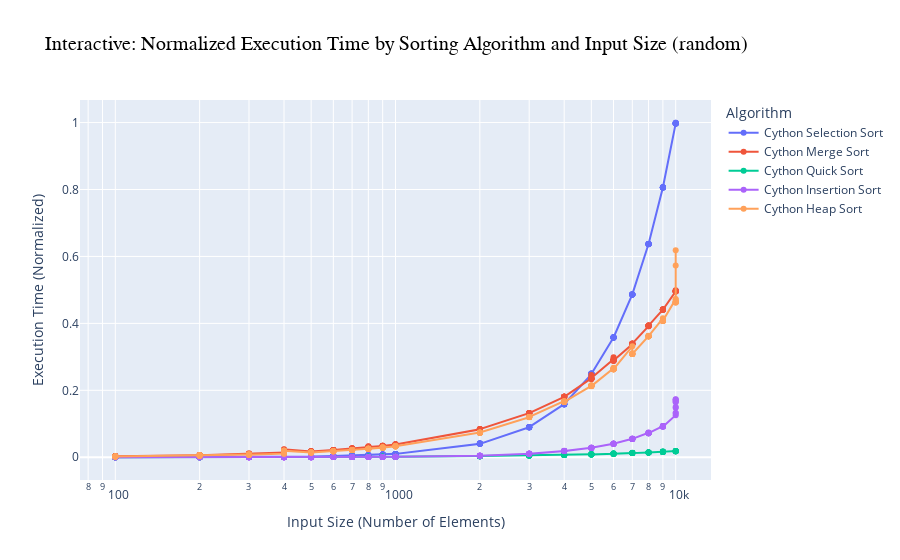
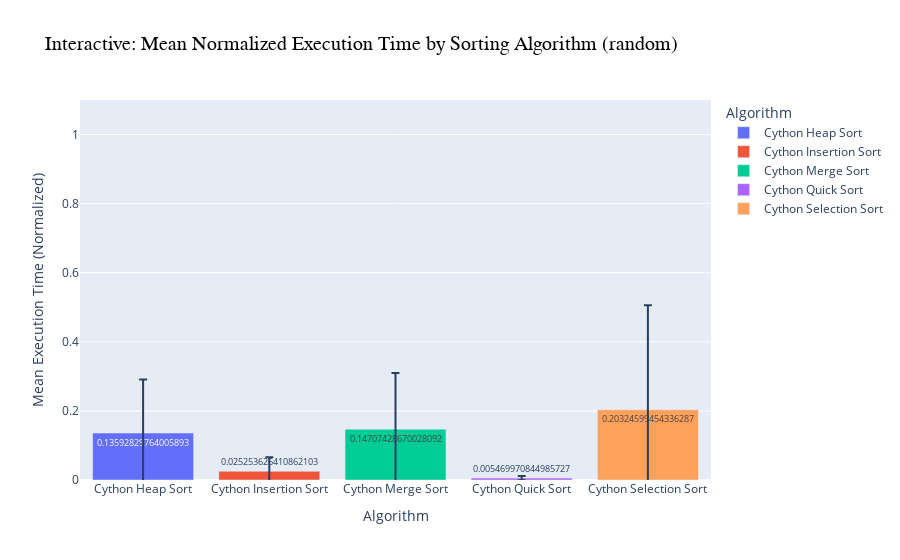
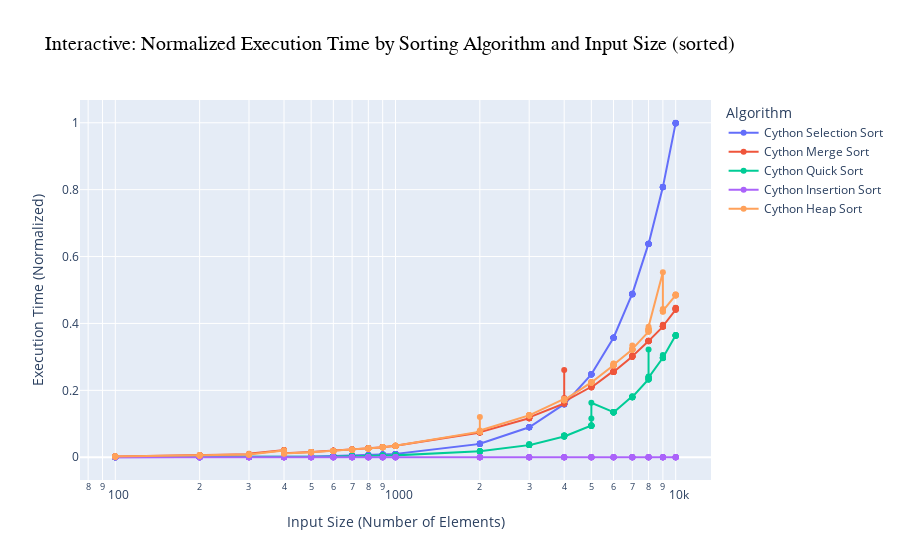
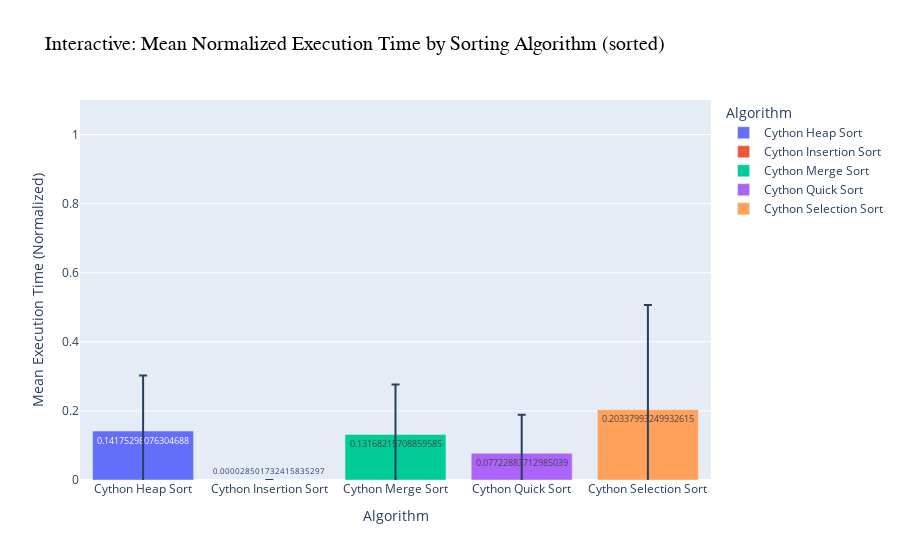

Write notebook code for charts like these, in order.
### Code cell
# Helper function to filter data by data_type
def filter_data_by_type(df, data_type):
    """
    Filters the DataFrame based on the specified data type.
    
    Parameters:
    - df (pd.DataFrame): The DataFrame to filter.
    - data_type (str): The data type to filter by ('random', 'sorted', 'reverse_sorted').
    
    Returns:
    - pd.DataFrame: Filtered DataFrame.
    """
    return df[df['Data Type'] == data_type].reset_index(drop=True)

# Helper function to filter stats_combined by data_type
def filter_stats_by_type(df_stats, data_type):
    """
    Filters the stats_combined DataFrame based on the specified data type.
    
    Parameters:
    - df_stats (pd.DataFrame): The stats_combined DataFrame.
    - data_type (str): The data type to filter by ('random', 'sorted', 'reverse_sorted').
    
    Returns:
    - pd.DataFrame: Filtered stats_combined DataFrame.
    """
    return df_stats[df_stats['Data Type'] == data_type].reset_index(drop=True)

# Define the list of data types
data_types = ['random', 'sorted', 'reverse_sorted']

for dtype in data_types:
    print(f"\n--- Plotting for Data Type: {dtype} ---\n")
    
    # 1. Line Plot for Current Data Type
    plot_title_line = f'Normalized Execution Time by Sorting Algorithm and Input Size ({dtype})'
    save_path_line = f'line_plot_{dtype}.png'  # Optional: specify path to save
    create_line_plot(
        df=filter_data_by_type(df_results_normalized, dtype), 
        x='Size', 
        y='Execution Time (sec)_normalized', 
        hue='Algorithm', 
        title=plot_title_line, 
        xlabel='Input Size (Number of Elements)', 
        ylabel='Execution Time (Normalized)', 
        log_scale=True,
        save_path=None  # Set to save_path_line to save the plot
    )
    
    # 2. Bar Plot for Current Data Type
    plot_title_bar = f'Mean Normalized Execution Time by Sorting Algorithm ({dtype})'
    save_path_bar = f'bar_plot_{dtype}.png'  # Optional: specify path to save
    create_bar_plot_with_error(
        df=filter_stats_by_type(stats_combined, dtype), 
        x='Algorithm', 
        y='Execution Time (sec)_normalized_mean', 
        y_err='Execution Time (sec)_normalized_std', 
        hue=None,  # No hue to avoid redundancy
        title=plot_title_bar, 
        xlabel='Sorting Algorithm', 
        ylabel='Mean Execution Time (Normalized)', 
        ylim=(0, 1.1), 
        rotation=45,
        save_path=None  # Set to save_path_bar to save the plot
    )
    
    # 3. Interactive Line Plot for Current Data Type
    plot_title_interactive_line = f'Interactive: Normalized Execution Time by Sorting Algorithm and Input Size ({dtype})'
    save_path_interactive_line = f'interactive_line_plot_{dtype}.html'  # Optional: specify path to save
    create_interactive_line_plot(
        df=filter_data_by_type(df_results_normalized, dtype), 
        x='Size', 
        y='Execution Time (sec)_normalized', 
        color='Algorithm', 
        title=plot_title_interactive_line, 
        xlabel='Input Size (Number of Elements)', 
        ylabel='Execution Time (Normalized)', 
        log_scale=True,
        save_path=None  # Set to save_path_interactive_line to save the plot
    )
    
    # 4. Interactive Bar Plot for Current Data Type
    plot_title_interactive_bar = f'Interactive: Mean Normalized Execution Time by Sorting Algorithm ({dtype})'
    save_path_interactive_bar = f'interactive_bar_plot_{dtype}.html'  # Optional: specify path to save
    create_interactive_bar_plot(
        df=filter_stats_by_type(stats_combined, dtype), 
        x='Algorithm', 
        y='Execution Time (sec)_normalized_mean', 
        error_y='Execution Time (sec)_normalized_std', 
        color='Algorithm', 
        title=plot_title_interactive_bar, 
        xlabel='Sorting Algorithm', 
        ylabel='Mean Execution Time (Normalized)', 
        y_range=(0, 1.1),
        save_path=None  # Set to save_path_interactive_bar to save the plot
    )

### Figure 1 — Plotly figure (JSON) as saved in the notebook; plotly's stock layout.template omitted (floating-point values rounded to 4 significant figures; data arrays with more than 128 entries replaced by an {"elided": "..."} marker saying what was removed)
{"data": [{"hovertemplate": "Algorithm=Cython Selection Sort<br>Input Size (Number of Elements)=%{x}<br>Execution Time (Normalized)=%{y}<extra></extra>", "legendgroup": "Cython Selection Sort", "line": {"color": "#636efa", "dash": "solid"}, "marker": {"symbol": "circle"}, "mode": "lines+markers", "name": "Cython Selection Sort", "orientation": "v", "showlegend": true, "type": "scatter", "x": {"elided": "190 int values"}, "xaxis": "x", "y": {"elided": "190 float values"}, "yaxis": "y"}, {"hovertemplate": "Algorithm=Cython Merge Sort<br>Input Size (Number of Elements)=%{x}<br>Execution Time (Normalized)=%{y}<extra></extra>", "legendgroup": "Cython Merge Sort", "line": {"color": "#EF553B", "dash": "solid"}, "marker": {"symbol": "circle"}, "mode": "lines+markers", "name": "Cython Merge Sort", "orientation": "v", "showlegend": true, "type": "scatter", "x": {"elided": "190 int values"}, "xaxis": "x", "y": {"elided": "190 float values"}, "yaxis": "y"}, {"hovertemplate": "Algorithm=Cython Quick Sort<br>Input Size (Number of Elements)=%{x}<br>Execution Time (Normalized)=%{y}<extra></extra>", "legendgroup": "Cython Quick Sort", "line": {"color": "#00cc96", "dash": "solid"}, "marker": {"symbol": "circle"}, "mode": "lines+markers", "name": "Cython Quick Sort", "orientation": "v", "showlegend": true, "type": "scatter", "x": {"elided": "190 int values"}, "xaxis": "x", "y": {"elided": "190 float values"}, "yaxis": "y"}, {"hovertemplate": "Algorithm=Cython Insertion Sort<br>Input Size (Number of Elements)=%{x}<br>Execution Time (Normalized)=%{y}<extra></extra>", "legendgroup": "Cython Insertion Sort", "line": {"color": "#ab63fa", "dash": "solid"}, "marker": {"symbol": "circle"}, "mode": "lines+markers", "name": "Cython Insertion Sort", "orientation": "v", "showlegend": true, "type": "scatter", "x": {"elided": "190 int values"}, "xaxis": "x", "y": {"elided": "190 float values"}, "yaxis": "y"}, {"hovertemplate": "Algorithm=Cython Heap Sort<br>Input Size (Number of Elements)=%{x}<br>Execution Time (Normalized)=%{y}<extra></extra>", "legendgroup": "Cython Heap Sort", "line": {"color": "#FFA15A", "dash": "solid"}, "marker": {"symbol": "circle"}, "mode": "lines+markers", "name": "Cython Heap Sort", "orientation": "v", "showlegend": true, "type": "scatter", "x": {"elided": "190 int values"}, "xaxis": "x", "y": {"elided": "190 float values"}, "yaxis": "y"}], "layout": {"legend": {"title": {"text": "Algorithm"}, "tracegroupgap": 0}, "title": {"font": {"color": "black", "family": "Arial", "size": 20}, "text": "Interactive: Normalized Execution Time by Sorting Algorithm and Input Size (random)"}, "xaxis": {"anchor": "y", "domain": [0, 1], "title": {"text": "Input Size (Number of Elements)"}, "type": "log"}, "yaxis": {"anchor": "x", "domain": [0, 1], "title": {"text": "Execution Time (Normalized)"}}}}

### Figure 2 — Plotly figure (JSON) as saved in the notebook; plotly's stock layout.template omitted (floating-point values rounded to 4 significant figures)
{"data": [{"alignmentgroup": "True", "error_y": {"array": [0.1551]}, "hovertemplate": "Algorithm=%{x}<br>Mean Execution Time (Normalized)=%{text}<extra></extra>", "legendgroup": "Cython Heap Sort", "marker": {"color": "#636efa", "pattern": {"shape": ""}}, "name": "Cython Heap Sort", "offsetgroup": "Cython Heap Sort", "orientation": "v", "showlegend": true, "text": [0.1359], "textposition": "auto", "type": "bar", "x": ["Cython Heap Sort"], "xaxis": "x", "y": [0.1359], "yaxis": "y"}, {"alignmentgroup": "True", "error_y": {"array": [0.04078]}, "hovertemplate": "Algorithm=%{x}<br>Mean Execution Time (Normalized)=%{text}<extra></extra>", "legendgroup": "Cython Insertion Sort", "marker": {"color": "#EF553B", "pattern": {"shape": ""}}, "name": "Cython Insertion Sort", "offsetgroup": "Cython Insertion Sort", "orientation": "v", "showlegend": true, "text": [0.02525], "textposition": "auto", "type": "bar", "x": ["Cython Insertion Sort"], "xaxis": "x", "y": [0.02525], "yaxis": "y"}, {"alignmentgroup": "True", "error_y": {"array": [0.1629]}, "hovertemplate": "Algorithm=%{x}<br>Mean Execution Time (Normalized)=%{text}<extra></extra>", "legendgroup": "Cython Merge Sort", "marker": {"color": "#00cc96", "pattern": {"shape": ""}}, "name": "Cython Merge Sort", "offsetgroup": "Cython Merge Sort", "orientation": "v", "showlegend": true, "text": [0.1471], "textposition": "auto", "type": "bar", "x": ["Cython Merge Sort"], "xaxis": "x", "y": [0.1471], "yaxis": "y"}, {"alignmentgroup": "True", "error_y": {"array": [0.005903]}, "hovertemplate": "Algorithm=%{x}<br>Mean Execution Time (Normalized)=%{text}<extra></extra>", "legendgroup": "Cython Quick Sort", "marker": {"color": "#ab63fa", "pattern": {"shape": ""}}, "name": "Cython Quick Sort", "offsetgroup": "Cython Quick Sort", "orientation": "v", "showlegend": true, "text": [0.00547], "textposition": "auto", "type": "bar", "x": ["Cython Quick Sort"], "xaxis": "x", "y": [0.00547], "yaxis": "y"}, {"alignmentgroup": "True", "error_y": {"array": [0.3024]}, "hovertemplate": "Algorithm=%{x}<br>Mean Execution Time (Normalized)=%{text}<extra></extra>", "legendgroup": "Cython Selection Sort", "marker": {"color": "#FFA15A", "pattern": {"shape": ""}}, "name": "Cython Selection Sort", "offsetgroup": "Cython Selection Sort", "orientation": "v", "showlegend": true, "text": [0.2032], "textposition": "auto", "type": "bar", "x": ["Cython Selection Sort"], "xaxis": "x", "y": [0.2032], "yaxis": "y"}], "layout": {"barmode": "relative", "legend": {"title": {"text": "Algorithm"}, "tracegroupgap": 0}, "title": {"font": {"color": "black", "family": "Arial", "size": 20}, "text": "Interactive: Mean Normalized Execution Time by Sorting Algorithm (random)"}, "xaxis": {"anchor": "y", "categoryarray": ["Cython Heap Sort", "Cython Insertion Sort", "Cython Merge Sort", "Cython Quick Sort", "Cython Selection Sort"], "categoryorder": "array", "domain": [0, 1], "title": {"text": "Algorithm"}}, "yaxis": {"anchor": "x", "domain": [0, 1], "range": [0, 1.1], "title": {"text": "Mean Execution Time (Normalized)"}}}}

### Figure 3 — Plotly figure (JSON) as saved in the notebook; plotly's stock layout.template omitted (floating-point values rounded to 4 significant figures; data arrays with more than 128 entries replaced by an {"elided": "..."} marker saying what was removed)
{"data": [{"hovertemplate": "Algorithm=Cython Selection Sort<br>Input Size (Number of Elements)=%{x}<br>Execution Time (Normalized)=%{y}<extra></extra>", "legendgroup": "Cython Selection Sort", "line": {"color": "#636efa", "dash": "solid"}, "marker": {"symbol": "circle"}, "mode": "lines+markers", "name": "Cython Selection Sort", "orientation": "v", "showlegend": true, "type": "scatter", "x": {"elided": "190 int values"}, "xaxis": "x", "y": {"elided": "190 float values"}, "yaxis": "y"}, {"hovertemplate": "Algorithm=Cython Merge Sort<br>Input Size (Number of Elements)=%{x}<br>Execution Time (Normalized)=%{y}<extra></extra>", "legendgroup": "Cython Merge Sort", "line": {"color": "#EF553B", "dash": "solid"}, "marker": {"symbol": "circle"}, "mode": "lines+markers", "name": "Cython Merge Sort", "orientation": "v", "showlegend": true, "type": "scatter", "x": {"elided": "190 int values"}, "xaxis": "x", "y": {"elided": "190 float values"}, "yaxis": "y"}, {"hovertemplate": "Algorithm=Cython Quick Sort<br>Input Size (Number of Elements)=%{x}<br>Execution Time (Normalized)=%{y}<extra></extra>", "legendgroup": "Cython Quick Sort", "line": {"color": "#00cc96", "dash": "solid"}, "marker": {"symbol": "circle"}, "mode": "lines+markers", "name": "Cython Quick Sort", "orientation": "v", "showlegend": true, "type": "scatter", "x": {"elided": "190 int values"}, "xaxis": "x", "y": {"elided": "190 float values"}, "yaxis": "y"}, {"hovertemplate": "Algorithm=Cython Insertion Sort<br>Input Size (Number of Elements)=%{x}<br>Execution Time (Normalized)=%{y}<extra></extra>", "legendgroup": "Cython Insertion Sort", "line": {"color": "#ab63fa", "dash": "solid"}, "marker": {"symbol": "circle"}, "mode": "lines+markers", "name": "Cython Insertion Sort", "orientation": "v", "showlegend": true, "type": "scatter", "x": {"elided": "190 int values"}, "xaxis": "x", "y": {"elided": "190 float values"}, "yaxis": "y"}, {"hovertemplate": "Algorithm=Cython Heap Sort<br>Input Size (Number of Elements)=%{x}<br>Execution Time (Normalized)=%{y}<extra></extra>", "legendgroup": "Cython Heap Sort", "line": {"color": "#FFA15A", "dash": "solid"}, "marker": {"symbol": "circle"}, "mode": "lines+markers", "name": "Cython Heap Sort", "orientation": "v", "showlegend": true, "type": "scatter", "x": {"elided": "190 int values"}, "xaxis": "x", "y": {"elided": "190 float values"}, "yaxis": "y"}], "layout": {"legend": {"title": {"text": "Algorithm"}, "tracegroupgap": 0}, "title": {"font": {"color": "black", "family": "Arial", "size": 20}, "text": "Interactive: Normalized Execution Time by Sorting Algorithm and Input Size (sorted)"}, "xaxis": {"anchor": "y", "domain": [0, 1], "title": {"text": "Input Size (Number of Elements)"}, "type": "log"}, "yaxis": {"anchor": "x", "domain": [0, 1], "title": {"text": "Execution Time (Normalized)"}}}}

### Figure 4 — Plotly figure (JSON) as saved in the notebook; plotly's stock layout.template omitted (floating-point values rounded to 4 significant figures)
{"data": [{"alignmentgroup": "True", "error_y": {"array": [0.1608]}, "hovertemplate": "Algorithm=%{x}<br>Mean Execution Time (Normalized)=%{text}<extra></extra>", "legendgroup": "Cython Heap Sort", "marker": {"color": "#636efa", "pattern": {"shape": ""}}, "name": "Cython Heap Sort", "offsetgroup": "Cython Heap Sort", "orientation": "v", "showlegend": true, "text": [0.1418], "textposition": "auto", "type": "bar", "x": ["Cython Heap Sort"], "xaxis": "x", "y": [0.1418], "yaxis": "y"}, {"alignmentgroup": "True", "error_y": {"array": [2.865e-05]}, "hovertemplate": "Algorithm=%{x}<br>Mean Execution Time (Normalized)=%{text}<extra></extra>", "legendgroup": "Cython Insertion Sort", "marker": {"color": "#EF553B", "pattern": {"shape": ""}}, "name": "Cython Insertion Sort", "offsetgroup": "Cython Insertion Sort", "orientation": "v", "showlegend": true, "text": [2.85e-05], "textposition": "auto", "type": "bar", "x": ["Cython Insertion Sort"], "xaxis": "x", "y": [2.85e-05], "yaxis": "y"}, {"alignmentgroup": "True", "error_y": {"array": [0.1451]}, "hovertemplate": "Algorithm=%{x}<br>Mean Execution Time (Normalized)=%{text}<extra></extra>", "legendgroup": "Cython Merge Sort", "marker": {"color": "#00cc96", "pattern": {"shape": ""}}, "name": "Cython Merge Sort", "offsetgroup": "Cython Merge Sort", "orientation": "v", "showlegend": true, "text": [0.1317], "textposition": "auto", "type": "bar", "x": ["Cython Merge Sort"], "xaxis": "x", "y": [0.1317], "yaxis": "y"}, {"alignmentgroup": "True", "error_y": {"array": [0.1118]}, "hovertemplate": "Algorithm=%{x}<br>Mean Execution Time (Normalized)=%{text}<extra></extra>", "legendgroup": "Cython Quick Sort", "marker": {"color": "#ab63fa", "pattern": {"shape": ""}}, "name": "Cython Quick Sort", "offsetgroup": "Cython Quick Sort", "orientation": "v", "showlegend": true, "text": [0.07723], "textposition": "auto", "type": "bar", "x": ["Cython Quick Sort"], "xaxis": "x", "y": [0.07723], "yaxis": "y"}, {"alignmentgroup": "True", "error_y": {"array": [0.3029]}, "hovertemplate": "Algorithm=%{x}<br>Mean Execution Time (Normalized)=%{text}<extra></extra>", "legendgroup": "Cython Selection Sort", "marker": {"color": "#FFA15A", "pattern": {"shape": ""}}, "name": "Cython Selection Sort", "offsetgroup": "Cython Selection Sort", "orientation": "v", "showlegend": true, "text": [0.2034], "textposition": "auto", "type": "bar", "x": ["Cython Selection Sort"], "xaxis": "x", "y": [0.2034], "yaxis": "y"}], "layout": {"barmode": "relative", "legend": {"title": {"text": "Algorithm"}, "tracegroupgap": 0}, "title": {"font": {"color": "black", "family": "Arial", "size": 20}, "text": "Interactive: Mean Normalized Execution Time by Sorting Algorithm (sorted)"}, "xaxis": {"anchor": "y", "categoryarray": ["Cython Heap Sort", "Cython Insertion Sort", "Cython Merge Sort", "Cython Quick Sort", "Cython Selection Sort"], "categoryorder": "array", "domain": [0, 1], "title": {"text": "Algorithm"}}, "yaxis": {"anchor": "x", "domain": [0, 1], "range": [0, 1.1], "title": {"text": "Mean Execution Time (Normalized)"}}}}
